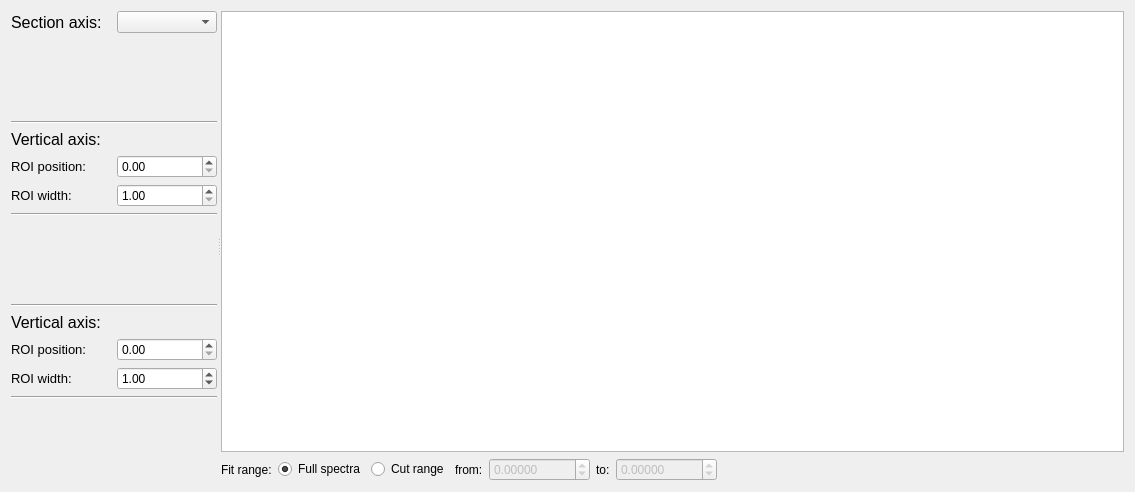
<?xml version="1.0" encoding="UTF-8"?>
<ui version="4.0">
 <class>SectionView</class>
 <widget class="QWidget" name="SectionView">
  <property name="geometry">
   <rect>
    <x>0</x>
    <y>0</y>
    <width>1135</width>
    <height>492</height>
   </rect>
  </property>
  <property name="windowTitle">
   <string>Form</string>
  </property>
  <layout class="QVBoxLayout" name="verticalLayout_2">
   <item>
    <widget class="QSplitter" name="splitter">
     <property name="orientation">
      <enum>Qt::Horizontal</enum>
     </property>
     <widget class="QWidget" name="layoutWidget">
      <layout class="QVBoxLayout" name="v_layout">
       <item>
        <layout class="QHBoxLayout" name="horizontalLayout_7">
         <item>
          <widget class="QLabel" name="label">
           <property name="font">
            <font>
             <pointsize>12</pointsize>
            </font>
           </property>
           <property name="text">
            <string>Section axis:</string>
           </property>
          </widget>
         </item>
         <item>
          <widget class="QComboBox" name="cb_section_axis"/>
         </item>
        </layout>
       </item>
       <item>
        <spacer name="verticalSpacer">
         <property name="orientation">
          <enum>Qt::Vertical</enum>
         </property>
         <property name="sizeHint" stdset="0">
          <size>
           <width>20</width>
           <height>40</height>
          </size>
         </property>
        </spacer>
       </item>
       <item>
        <widget class="Line" name="line_4">
         <property name="orientation">
          <enum>Qt::Horizontal</enum>
         </property>
        </widget>
       </item>
       <item>
        <widget class="QLabel" name="lb_axis_1">
         <property name="font">
          <font>
           <pointsize>12</pointsize>
          </font>
         </property>
         <property name="text">
          <string>Vertical axis:</string>
         </property>
        </widget>
       </item>
       <item>
        <layout class="QHBoxLayout" name="horizontalLayout_3">
         <item>
          <widget class="QLabel" name="label_3">
           <property name="font">
            <font>
             <pointsize>10</pointsize>
            </font>
           </property>
           <property name="text">
            <string>ROI position:</string>
           </property>
          </widget>
         </item>
         <item>
          <widget class="QDoubleSpinBox" name="sb_1_pos"/>
         </item>
        </layout>
       </item>
       <item>
        <layout class="QHBoxLayout" name="horizontalLayout_4">
         <item>
          <widget class="QLabel" name="label_2">
           <property name="font">
            <font>
             <pointsize>10</pointsize>
            </font>
           </property>
           <property name="text">
            <string>ROI width:</string>
           </property>
          </widget>
         </item>
         <item>
          <widget class="QDoubleSpinBox" name="sb_1_width">
           <property name="minimum">
            <double>1.000000000000000</double>
           </property>
          </widget>
         </item>
        </layout>
       </item>
       <item>
        <widget class="Line" name="line_3">
         <property name="orientation">
          <enum>Qt::Horizontal</enum>
         </property>
        </widget>
       </item>
       <item>
        <spacer name="verticalSpacer_2">
         <property name="orientation">
          <enum>Qt::Vertical</enum>
         </property>
         <property name="sizeHint" stdset="0">
          <size>
           <width>20</width>
           <height>40</height>
          </size>
         </property>
        </spacer>
       </item>
       <item>
        <widget class="Line" name="line">
         <property name="orientation">
          <enum>Qt::Horizontal</enum>
         </property>
        </widget>
       </item>
       <item>
        <widget class="QLabel" name="lb_axis_2">
         <property name="font">
          <font>
           <pointsize>12</pointsize>
          </font>
         </property>
         <property name="text">
          <string>Vertical axis:</string>
         </property>
        </widget>
       </item>
       <item>
        <layout class="QHBoxLayout" name="horizontalLayout_5">
         <item>
          <widget class="QLabel" name="label_6">
           <property name="font">
            <font>
             <pointsize>10</pointsize>
            </font>
           </property>
           <property name="text">
            <string>ROI position:</string>
           </property>
          </widget>
         </item>
         <item>
          <widget class="QDoubleSpinBox" name="sb_2_pos"/>
         </item>
        </layout>
       </item>
       <item>
        <layout class="QHBoxLayout" name="horizontalLayout_6">
         <item>
          <widget class="QLabel" name="label_7">
           <property name="font">
            <font>
             <pointsize>10</pointsize>
            </font>
           </property>
           <property name="text">
            <string>ROI width:</string>
           </property>
          </widget>
         </item>
         <item>
          <widget class="QDoubleSpinBox" name="sb_2_width">
           <property name="value">
            <double>1.000000000000000</double>
           </property>
          </widget>
         </item>
        </layout>
       </item>
       <item>
        <widget class="Line" name="line_2">
         <property name="orientation">
          <enum>Qt::Horizontal</enum>
         </property>
        </widget>
       </item>
       <item>
        <spacer name="verticalSpacer_3">
         <property name="orientation">
          <enum>Qt::Vertical</enum>
         </property>
         <property name="sizeHint" stdset="0">
          <size>
           <width>20</width>
           <height>40</height>
          </size>
         </property>
        </spacer>
       </item>
      </layout>
     </widget>
     <widget class="QWidget" name="layoutWidget">
      <layout class="QVBoxLayout" name="v_layout_2">
       <item>
        <widget class="GraphicsView" name="gv_main">
         <property name="autoFillBackground">
          <bool>false</bool>
         </property>
         <property name="styleSheet">
          <string notr="true"/>
         </property>
        </widget>
       </item>
       <item>
        <layout class="QHBoxLayout" name="horizontalLayout_8">
         <item>
          <widget class="QLabel" name="label_10">
           <property name="text">
            <string>Fit range:</string>
           </property>
          </widget>
         </item>
         <item>
          <widget class="QRadioButton" name="rb_range_all">
           <property name="text">
            <string>Full spectra</string>
           </property>
           <property name="checked">
            <bool>true</bool>
           </property>
           <attribute name="buttonGroup">
            <string notr="true">bg_cut_range</string>
           </attribute>
          </widget>
         </item>
         <item>
          <widget class="QRadioButton" name="rb_range_cut">
           <property name="text">
            <string>Cut range</string>
           </property>
           <attribute name="buttonGroup">
            <string notr="true">bg_cut_range</string>
           </attribute>
          </widget>
         </item>
         <item>
          <widget class="QLabel" name="label_8">
           <property name="text">
            <string>from:</string>
           </property>
          </widget>
         </item>
         <item>
          <widget class="QDoubleSpinBox" name="dsp_cut_from">
           <property name="enabled">
            <bool>false</bool>
           </property>
           <property name="decimals">
            <number>5</number>
           </property>
           <property name="minimum">
            <double>-10000.000000000000000</double>
           </property>
           <property name="maximum">
            <double>10000.000000000000000</double>
           </property>
           <property name="singleStep">
            <double>0.010000000000000</double>
           </property>
          </widget>
         </item>
         <item>
          <widget class="QLabel" name="label_9">
           <property name="text">
            <string>to:</string>
           </property>
          </widget>
         </item>
         <item>
          <widget class="QDoubleSpinBox" name="dsp_cut_to">
           <property name="enabled">
            <bool>false</bool>
           </property>
           <property name="decimals">
            <number>5</number>
           </property>
           <property name="minimum">
            <double>-10000.000000000000000</double>
           </property>
           <property name="maximum">
            <double>10000.000000000000000</double>
           </property>
           <property name="singleStep">
            <double>0.010000000000000</double>
           </property>
          </widget>
         </item>
         <item>
          <spacer name="horizontalSpacer">
           <property name="orientation">
            <enum>Qt::Horizontal</enum>
           </property>
           <property name="sizeHint" stdset="0">
            <size>
             <width>40</width>
             <height>20</height>
            </size>
           </property>
          </spacer>
         </item>
         <item>
          <widget class="QLabel" name="lb_status">
           <property name="minimumSize">
            <size>
             <width>200</width>
             <height>0</height>
            </size>
           </property>
           <property name="font">
            <font>
             <family>rsfs10</family>
             <pointsize>8</pointsize>
            </font>
           </property>
           <property name="styleSheet">
            <string notr="true">color: rgb(0, 0, 119);</string>
           </property>
           <property name="text">
            <string/>
           </property>
           <property name="alignment">
            <set>Qt::AlignRight|Qt::AlignTrailing|Qt::AlignVCenter</set>
           </property>
          </widget>
         </item>
        </layout>
       </item>
      </layout>
     </widget>
    </widget>
   </item>
  </layout>
 </widget>
 <customwidgets>
  <customwidget>
   <class>GraphicsView</class>
   <extends>QGraphicsView</extends>
   <header>pyqtgraph</header>
  </customwidget>
 </customwidgets>
 <resources>
  <include location="icons.qrc"/>
 </resources>
 <connections/>
 <buttongroups>
  <buttongroup name="bg_cut_range"/>
 </buttongroups>
</ui>
